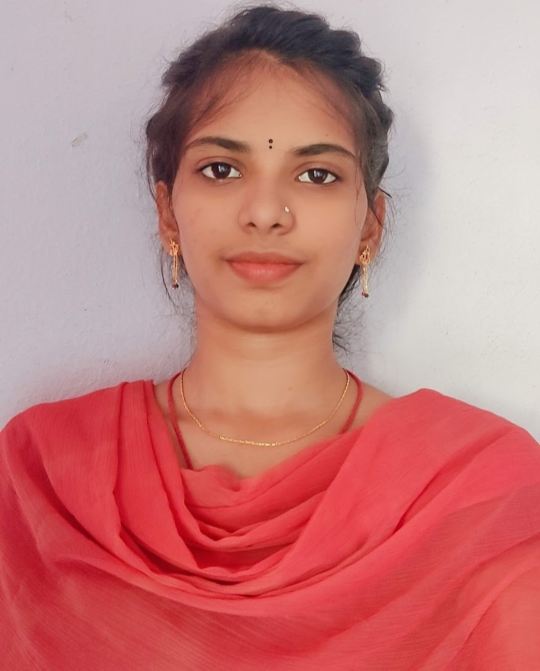
#> input picture OpenCV mini projects/Pic4.jpg, 1080 x 1342 px, found by its file name (shown at 1/2 size)
$ python 'Image_Gradient&Edge_detection_IPCV.py'
#> lines starting #> are read from the running program, lines starting #| are printed output that depends on the picture
####IMAGE GRADIENT
'''
It isj a dirational change in the color or intensity in an image.
It is most important part to find information from image.
Like finding edges within theimages.
There are various methods to find image gradient.
These are - Laplacian Derivatives, SobelX and SobelY.
All these functions have diff. mathematical approach to get result.
All load image in the gray scale
'''
import cv2 as c
import numpy as np

#Load image into gray scale.
img = c.imread("E:\\Data\\Pic4.jpg")
#> img is the input picture: shape (1342, 1080, 3); mean B, G, R 123.5, 124.7, 196.8
img = c.resize(img, (400,300))
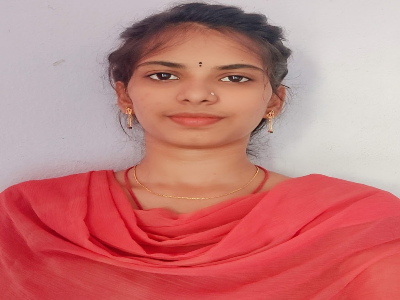
#> img: shape (300, 400, 3); mean B, G, R 123.4, 124.6, 196.7
img_gray = c.cvtColor(img, c.COLOR_BGR2GRAY)
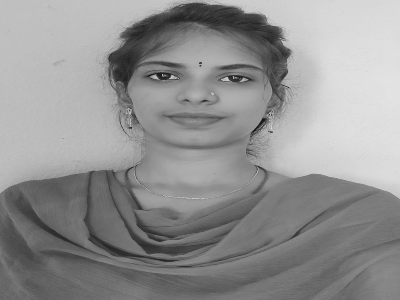
#> img_gray: shape (300, 400); min 22, max 228, mean 146


#Laplacian Derivative --- It calculate laplace derivate
#parameter (img, data_type for -ve , ksize)

lap = c.Laplacian(img_gray, c.CV_64F, ksize= 3)
lap = np.uint8(np.absolute(lap))
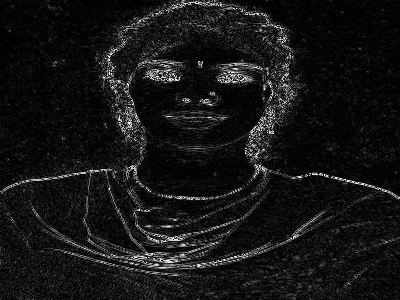
#> lap: shape (300, 400); min 0, max 254, mean 21.1

#Sobel operation - is a joint gaussian smoothing plus differetiation
#operation, so it is more resistent to noise
#This is use for x and y both parameter (img, type for -ve val, x= 1, y=0, ksize)
#SobelX focus on vertical lines
#Sobel Y focus on horizontal lines
sobelX = c.Sobel(img_gray, c.CV_64F, 1,0,ksize = 3)# 1 means x direction
sobelY = c.Sobel(img_gray, c.CV_64F,0,1,ksize = 3)# 1 means y directions
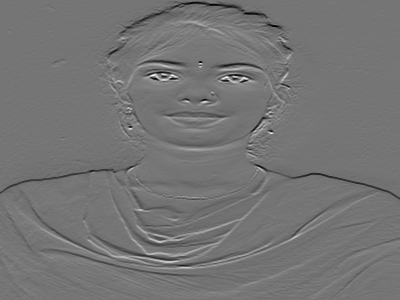
#> sobelY: shape (300, 400) float64; min -451, max 527, mean -2.3; drawn with min black and max white

sobelX = np.uint8(np.absolute(sobelX))
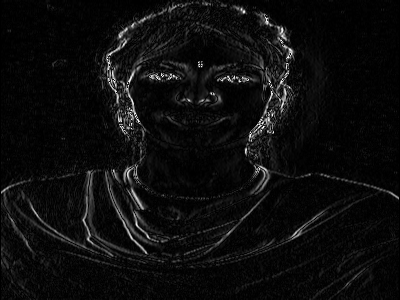
#> sobelX: shape (300, 400); min 0, max 255, mean 13.2
sobelY = np.uint8(np.absolute(sobelY))
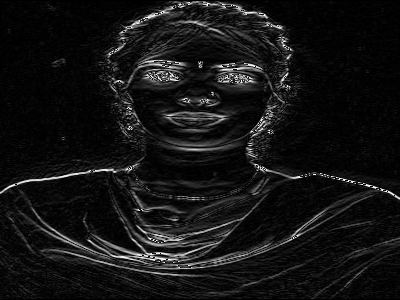
#> sobelY: shape (300, 400); min 0, max 255, mean 20

#finally combine sobelX and sobelY together
sobelcombine = c. bitwise_or(sobelX,sobelY)
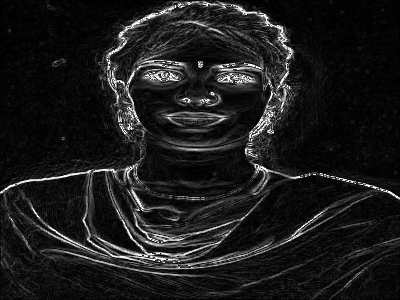
#> sobelcombine: shape (300, 400); min 0, max 255, mean 27.8


c.imshow("Original ",img)
c.imshow("gray ",img_gray)
c.imshow("Lap", lap)
c.imshow("SobelX", sobelX)
c.imshow("SobelY", sobelY)
c.imshow("Combines image", sobelcombine)
c.waitKey(0)
c.destroyAllWindows()

$ run again, with OpenCV mini projects/Pic1.jpg copied over OpenCV mini projects/Pic4.jpg
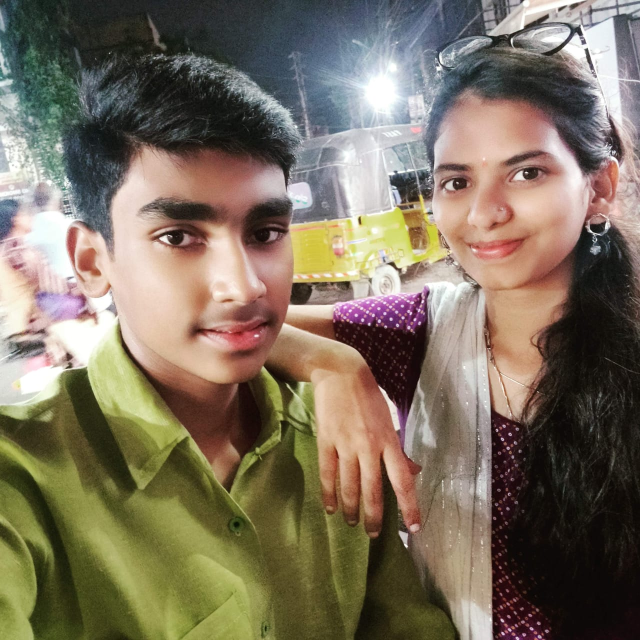
#> input picture OpenCV mini projects/Pic1.jpg, 1280 x 1280 px, found by its file name (shown at 1/2 size)
#> img is the input picture: shape (1280, 1280, 3); mean B, G, R 94.4, 112.1, 123.7
#> img: shape (300, 400, 3)
#> `lap = np.uint8(np.absolute(lap))`:
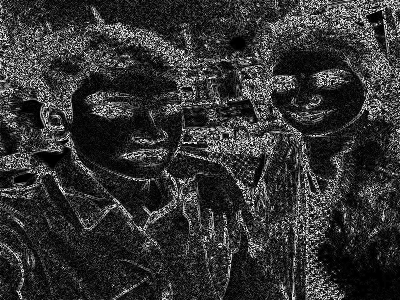
#> lap: shape (300, 400); min 0, max 254, mean 50.7
#> `sobelcombine = c. bitwise_or(sobelX,sobelY)`:
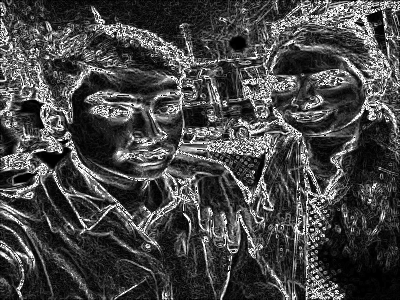
#> sobelcombine: shape (300, 400); min 0, max 255, mean 70.3

$ run again, with OpenCV mini projects/Pic2.jpg copied over OpenCV mini projects/Pic4.jpg
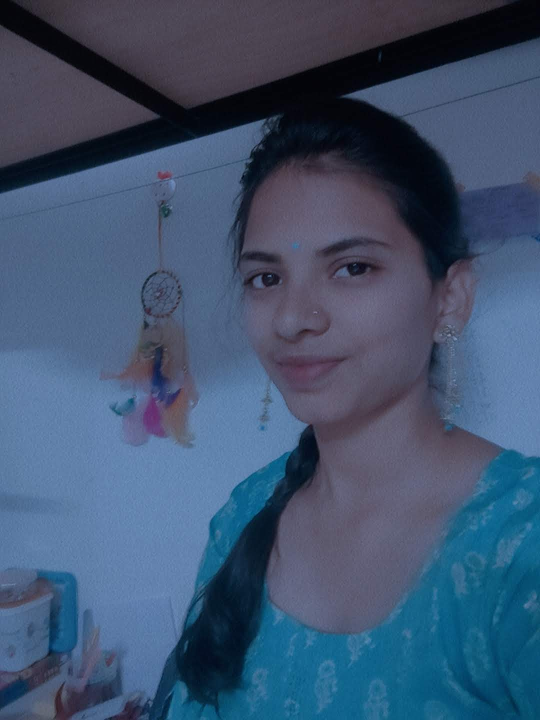
#> input picture OpenCV mini projects/Pic2.jpg, 1080 x 1440 px, found by its file name (shown at 1/2 size)
#> img is the input picture: shape (1440, 1080, 3); mean B, G, R 111, 83.6, 63.3
#> img: shape (300, 400, 3)
#> `sobelY = c.Sobel(img_gray, c.CV_64F,0,1,ksize = 3)# 1 means y directions`:
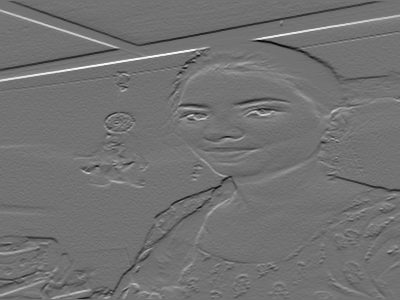
#> sobelY: shape (300, 400) float64; min -312, max 383, mean 0.3; drawn with min black and max white
#> `sobelcombine = c. bitwise_or(sobelX,sobelY)`:
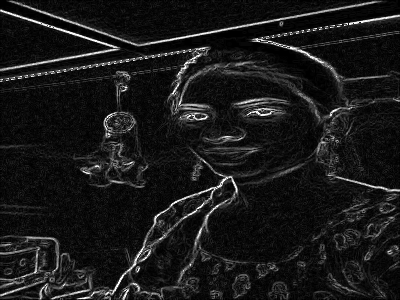
#> sobelcombine: shape (300, 400); min 0, max 255, mean 25.3

$ run again, with OpenCV mini projects/eye.jpg copied over OpenCV mini projects/Pic4.jpg
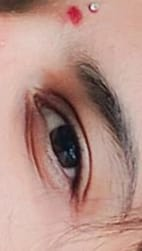
#> input picture OpenCV mini projects/eye.jpg, 142 x 251 px, found by its file name
#> img is the input picture: shape (251, 142, 3); mean B, G, R 135.2, 144.3, 181.2
#> img: shape (300, 400, 3)
#> `sobelcombine = c. bitwise_or(sobelX,sobelY)`:
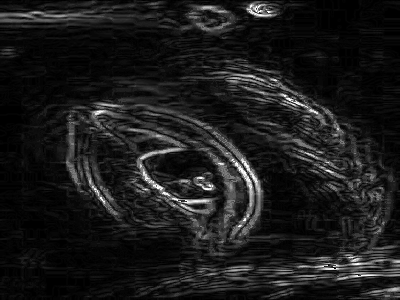
#> sobelcombine: shape (300, 400); min 0, max 255, mean 27
